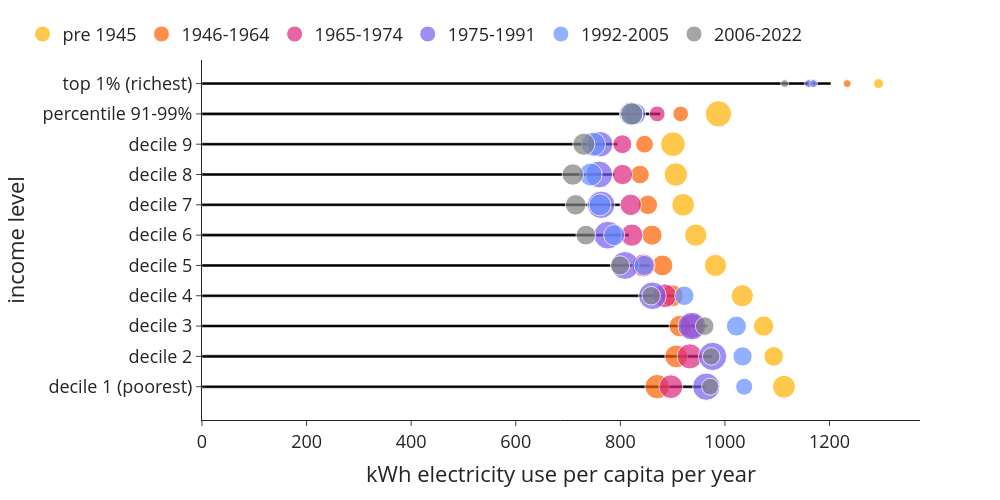

Source (notebook cell):
### Code cell
bubblechart((use['netelectricity'+year]*use['n_hhd']), use['n_hhdmem'+year], use['n_hhd'], 0, 2, 'kWh electricity use per capita per year',class_name_long, 'kWh_per_cap_class_age')

### Figure 1 — Plotly figure (JSON) as saved in the notebook; plotly's stock layout.template omitted (floating-point values rounded to 4 significant figures)
{"data": [{"alignmentgroup": "True", "hovertemplate": "kWh electricity use per capita per year=%{x}<br>income level=%{y}<extra></extra>", "legendgroup": "", "marker": {"color": "#000000", "pattern": {"shape": ""}}, "name": "", "offsetgroup": "", "orientation": "h", "showlegend": false, "textposition": "auto", "type": "bar", "x": [962.2, 975.7, 965.9, 905.8, 856.1, 817.0, 800.6, 789.1, 794.7, 876.8, 1203.0], "xaxis": "x", "y": ["decile 1 (poorest)", "decile 2", "decile 3", "decile 4", "decile 5", "decile 6", "decile 7", "decile 8", "decile 9", "percentile 91-99%", "top 1% (richest)"], "yaxis": "y"}, {"legendrank": 0, "marker": {"color": "#ffb000", "size": [127900, 93655, 101290, 119535, 120625, 121075, 125575, 134475, 148765, 167605, 24245], "sizemin": 4, "sizemode": "area", "sizeref": 488.6}, "mode": "markers", "name": "pre 1945", "showlegend": true, "type": "scatter", "x": [1113.0, 1093.0, 1074.0, 1033.0, 981.8, 944.2, 920.0, 906.0, 900.7, 987.5, 1294.0], "y": ["decile 1 (poorest)", "decile 2", "decile 3", "decile 4", "decile 5", "decile 6", "decile 7", "decile 8", "decile 9", "percentile 91-99%", "top 1% (richest)"]}, {"legendrank": 1, "marker": {"color": "#fe6100", "size": [146245, 127435, 115435, 116195, 106580, 99645, 92875, 85455, 77205, 59985, 5685], "sizemin": 4, "sizemode": "area", "sizeref": 488.6}, "mode": "markers", "name": "1946-1964", "showlegend": true, "type": "scatter", "x": [870.4, 906.8, 914.0, 899.3, 880.5, 860.5, 852.6, 837.6, 846.2, 915.4, 1234.0], "y": ["decile 1 (poorest)", "decile 2", "decile 3", "decile 4", "decile 5", "decile 6", "decile 7", "decile 8", "decile 9", "percentile 91-99%", "top 1% (richest)"]}, {"legendrank": 2, "marker": {"color": "#dc267f", "size": [137630, 154120, 147745, 137870, 129075, 121160, 111865, 100475, 87185, 61500, 5220], "sizemin": 4, "sizemode": "area", "sizeref": 488.6}, "mode": "markers", "name": "1965-1974", "showlegend": true, "type": "scatter", "x": [896.7, 932.6, 936.8, 884.8, 844.4, 822.0, 819.8, 804.2, 803.7, 870.5, 1167.0], "y": ["decile 1 (poorest)", "decile 2", "decile 3", "decile 4", "decile 5", "decile 6", "decile 7", "decile 8", "decile 9", "percentile 91-99%", "top 1% (richest)"]}, {"legendrank": 3, "marker": {"color": "#785ef0", "size": [182925, 195450, 188770, 186050, 189790, 190540, 184195, 176075, 161385, 116690, 9395], "sizemin": 4, "sizemode": "area", "sizeref": 488.6}, "mode": "markers", "name": "1975-1991", "showlegend": true, "type": "scatter", "x": [964.3, 976.4, 936.8, 861.3, 808.9, 776.2, 763.2, 759.6, 761.1, 827.7, 1160.0], "y": ["decile 1 (poorest)", "decile 2", "decile 3", "decile 4", "decile 5", "decile 6", "decile 7", "decile 8", "decile 9", "percentile 91-99%", "top 1% (richest)"]}, {"legendrank": 4, "marker": {"color": "#648fff", "size": [71185, 90770, 98460, 92725, 99765, 108290, 118985, 128645, 141990, 135620, 13470], "sizemin": 4, "sizemode": "area", "sizeref": 488.6}, "mode": "markers", "name": "1992-2005", "showlegend": true, "type": "scatter", "x": [1037.0, 1034.0, 1022.0, 922.3, 845.5, 788.3, 761.1, 743.3, 748.6, 820.6, 1170.0], "y": ["decile 1 (poorest)", "decile 2", "decile 3", "decile 4", "decile 5", "decile 6", "decile 7", "decile 8", "decile 9", "percentile 91-99%", "top 1% (richest)"]}, {"legendrank": 5, "marker": {"color": "#808080", "size": [70725, 75405, 84710, 84315, 90645, 95925, 103220, 111575, 120065, 121610, 15310], "sizemin": 4, "sizemode": "area", "sizeref": 488.6}, "mode": "markers", "name": "2006-2022", "showlegend": true, "type": "scatter", "x": [971.7, 973.9, 961.3, 859.0, 799.5, 734.2, 714.6, 709.1, 730.3, 821.9, 1114.0], "y": ["decile 1 (poorest)", "decile 2", "decile 3", "decile 4", "decile 5", "decile 6", "decile 7", "decile 8", "decile 9", "percentile 91-99%", "top 1% (richest)"]}], "layout": {"bargap": 0.9, "barmode": "relative", "font": {"size": 18}, "height": 500, "legend": {"orientation": "h", "tracegroupgap": 0, "x": -0.25, "xanchor": "left", "y": 1.02, "yanchor": "bottom"}, "margin": {"t": 60}, "width": 1000, "xaxis": {"anchor": "y", "domain": [0, 1], "title": {"text": "kWh electricity use per capita per year"}}, "yaxis": {"anchor": "x", "domain": [0, 1], "title": {"text": "income level"}}}}
